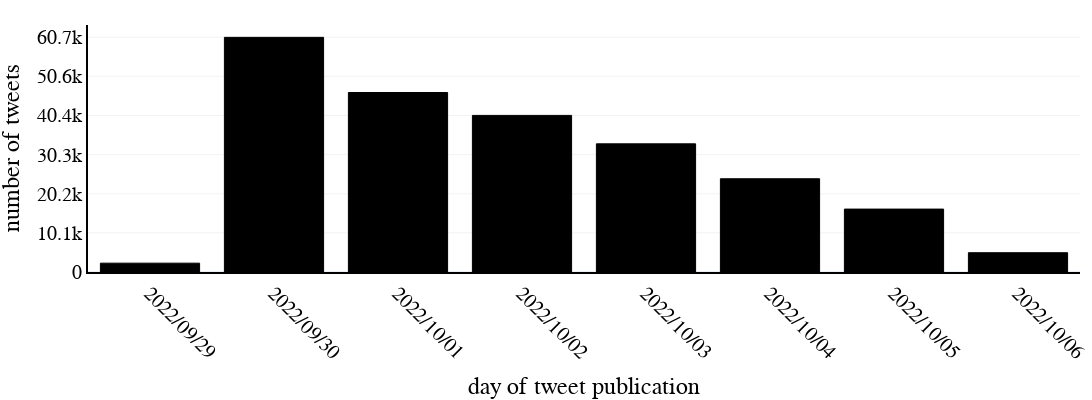

Write notebook code for a chart like this one.
### Code cell
yDtick_temp = 5
while df_temp.iloc[:,1].max()//yDtick_temp > 5:
    yDtick_temp+=5

xDtick_temp = 1
while len(df_temp.iloc[:,0])//xDtick_temp > 1:
    xDtick_temp+=1
# xDtick_temp = 1000000
df_temp['date_new'] = df_temp['date_new'].astype(str)

xDtick_temp = 1
fig_temp = wykres(df_temp,'Number of posts', 'day of tweet publication','number of tweets',logX=False,logY=False, angle=45, heightG=400, xDTick=xDtick_temp, yDTick=yDtick_temp)

with open(exportPath + "figWeeklyTweets.txt", 'w') as text_file:
    text_file.write(str(fig_temp.to_json()))

### Figure 1 — Plotly figure (JSON) as saved in the notebook; plotly's stock layout.template omitted (floating-point values rounded to 4 significant figures)
{"data": [{"alignmentgroup": "True", "hovertemplate": "day of tweet publication=%{x}<br>number of tweets=%{y}<extra></extra>", "legendgroup": "", "marker": {"color": "rgb(0,0,0)", "line": {"color": "rgb(0,0,0)", "width": 1}, "pattern": {"shape": ""}}, "name": "", "offsetgroup": "", "orientation": "v", "showlegend": false, "textposition": "auto", "type": "bar", "x": ["2022/09/29", "2022/09/30", "2022/10/01", "2022/10/02", "2022/10/03", "2022/10/04", "2022/10/05", "2022/10/06"], "xaxis": "x", "y": [2281, 60631, 46377, 40465, 33117, 24093, 16259, 4985], "yaxis": "y"}], "layout": {"barmode": "relative", "font": {"color": "black", "family": "Times New Roman.", "size": 20}, "height": 400, "legend": {"tracegroupgap": 0}, "margin": {"b": 5, "l": 55, "r": 5, "t": 25}, "paper_bgcolor": "white", "width": 2000, "xaxis": {"anchor": "y", "automargin": true, "domain": [0, 1], "dtick": 1, "linecolor": "black", "linewidth": 2, "showline": true, "showticklabels": true, "tickangle": 45, "tickmode": "array", "ticktext": ["2022/09/29", "2022/09/30", "2022/10/01", "2022/10/02", "2022/10/03", "2022/10/04", "2022/10/05", "2022/10/06"], "tickvals": [0, 1, 2, 3, 4, 5, 6, 7, 8, 9, 10, 11, 12, 13, 14, 15, 16, 17, 18, 19, 20, 21, 22, 23, 24, 25, 26, 27, 28, 29, 30, 31, 32, 33, 34, 35, 36, 37, 38, 39], "title": {"font": {"family": "Times New Roman"}, "text": "day of tweet publication"}}, "yaxis": {"anchor": "x", "automargin": true, "domain": [0, 1], "dtick": 10110, "gridcolor": "grey", "gridwidth": 0.1, "linecolor": "black", "linewidth": 2, "showgrid": true, "showline": true, "tick0": 0, "tickmode": "linear", "title": {"font": {"family": "Times New Roman"}, "text": "number of tweets"}}}}
